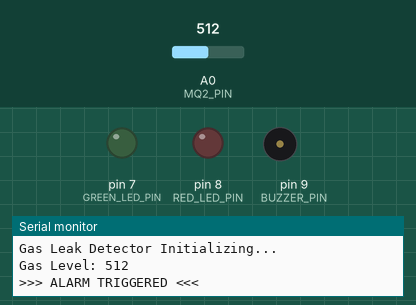
Simulated run of this sketch. Board: Arduino Uno, built with avr-gcc and run on an emulated ATmega328P. Parts: output pins drawn as LEDs (lit = HIGH), buzzer (waves = sounding, pin HIGH), the last lines printed to the serial monitor. The inputs (shaded band) are chosen by the test bench; at power-on: A0 (MQ2_PIN) = 512.

Above: at 0.2 s.
At 10.2 s:
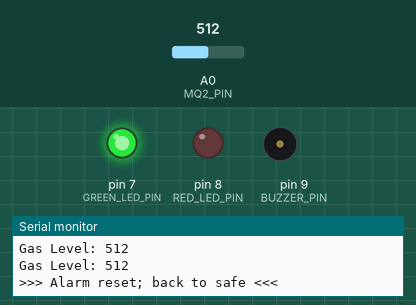
At 13.2 s:
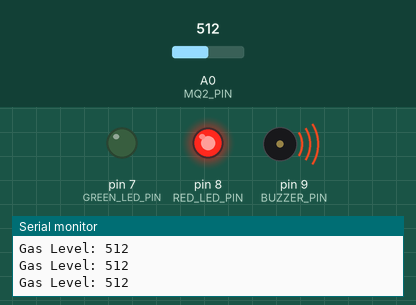
Timing chart, 0 to 13.7 s (numbered marks = the images above):
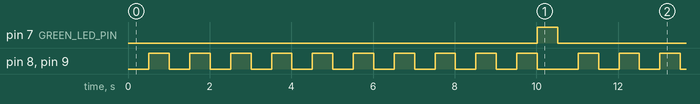

Measured:
- by itself, pin 7 (GREEN_LED_PIN): alternates HIGH for 0.50 s and LOW for 10.0 s
- by itself, pin 8 (RED_LED_PIN), pin 9 (BUZZER_PIN): repeats every 10.5 s: 9 × (LOW 0.50 s, HIGH 0.50 s), LOW 1.0 s, HIGH 0.50 s
- by itself, everything shown: repeats every 10.5 s, in 21 steps

The sketch:

GasLeakDetector.ino
```cpp
/* File: GasLeakDetector.ino
   MQ-2 Gas Leak Detector with Alarm
*/

const int MQ2_PIN        = A0;    // Analog output from MQ-2
const int GREEN_LED_PIN  = 7;     // Indicates safe status
const int RED_LED_PIN    = 8;     // Indicates alarm
const int BUZZER_PIN     = 9;     // Active buzzer
const int GAS_THRESHOLD  = 300;   // Analog threshold (0–1023)

const unsigned long ALARM_DURATION  = 10000UL; // 10 seconds
const unsigned long BEEP_INTERVAL   = 200UL;   // 200 ms on/off blink

// State variables
bool     alarmActive       = false;
bool     buzzerState       = false;
unsigned long alarmStart   = 0;
unsigned long lastBeep     = 0;

void setup() {
  // Initialize I/O
  pinMode(MQ2_PIN,        INPUT);
  pinMode(GREEN_LED_PIN,  OUTPUT);
  pinMode(RED_LED_PIN,    OUTPUT);
  pinMode(BUZZER_PIN,     OUTPUT);

  // Start serial for monitoring
  Serial.begin(9600);
  Serial.println("Gas Leak Detector Initializing...");

  // Ensure safe indicators
  digitalWrite(RED_LED_PIN,   LOW);
  digitalWrite(BUZZER_PIN,    LOW);
  digitalWrite(GREEN_LED_PIN, HIGH);
}

void loop() {
  int gasValue = analogRead(MQ2_PIN);
  Serial.print("Gas Level: ");
  Serial.println(gasValue);

  // Detect threshold breach
  if (!alarmActive && gasValue > GAS_THRESHOLD) {
    alarmActive     = true;
    alarmStart      = millis();
    lastBeep        = millis();
    buzzerState     = false;
    digitalWrite(GREEN_LED_PIN, LOW);
    Serial.println(">>> ALARM TRIGGERED <<<");
  }

  if (alarmActive) {
    unsigned long now = millis();

    // Blink buzzer and red LED
    if (now - lastBeep >= BEEP_INTERVAL) {
      buzzerState = !buzzerState;
      digitalWrite(BUZZER_PIN,  buzzerState);
      digitalWrite(RED_LED_PIN, buzzerState);
      lastBeep = now;
    }

    // End alarm after duration
    if (now - alarmStart >= ALARM_DURATION) {
      alarmActive = false;
      digitalWrite(BUZZER_PIN,    LOW);
      digitalWrite(RED_LED_PIN,   LOW);
      digitalWrite(GREEN_LED_PIN, HIGH);
      Serial.println(">>> Alarm reset; back to safe <<<");
    }
  }

  delay(500); // sample twice per second
}
```
